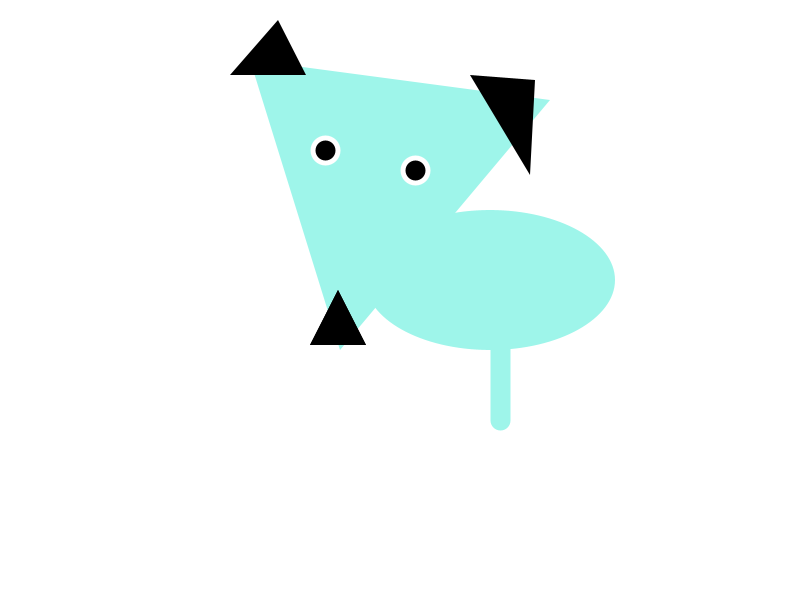
Frame 1 (no input)
Frame 60 (the mouse pressed at the canvas centre just before this capture): identical to frame 1, image omitted
Frame 120 (the mouse held since frame 60 and released just before this capture): identical to frame 1, image omitted

The Processing sketch that drew this single still picture (run headless with seeded random() and noise(); from frame 60 on, the mouse is pressed at the canvas centre):

// Processing sketch: processing_156664
// ── processing_156664.pde

/*
Day02_homework01_By_StephanieMcNiel
*/
void setup(){
  size(800, 600);
  frameRate(30);
}

void draw(){
  background(255);
  println(frameCount);

  fill(158, 245, 234);
  noStroke();
  triangle(250, 60, 550, 100, 340, 350);
  
  fill(0);
  triangle(310, 345, 338, 290, 366, 345);
  
//Draw the puppy nose  
  fill(0);
  triangle(310, 345, 338, 290, 366, 345);
  
  fill(0);
  noStroke();
  triangle(230, 75, 278, 20, 306, 75);

  //Draw the puppy right ear
  fill(0);
  noStroke();
  triangle(530, 175, 535, 80, 470, 75);

   //Draw the puppy eyes
  stroke(255);
  strokeWeight(30);
  point(325, 150);
  point(415, 170);
  stroke(0);
  strokeWeight(20);
  point(325, 150);
  point(415, 170);

  //Draw the puppy body
  fill(158, 245, 234);
  noStroke();
  ellipse(490, 280, 250, 140);

  //Draw the puppy legs
  stroke(158, 245, 234);
  strokeWeight(20);
  line(500, 300, 500, 420);
}

//Puppy blinks
void keyPressed() {
  stroke(255);
  strokeWeight(30);
  point(325, 150);
  point(415, 170);
  stroke(0);
  strokeWeight(3);
  line(322, 148, 328,152);
  line(412, 168,418,172);
}
